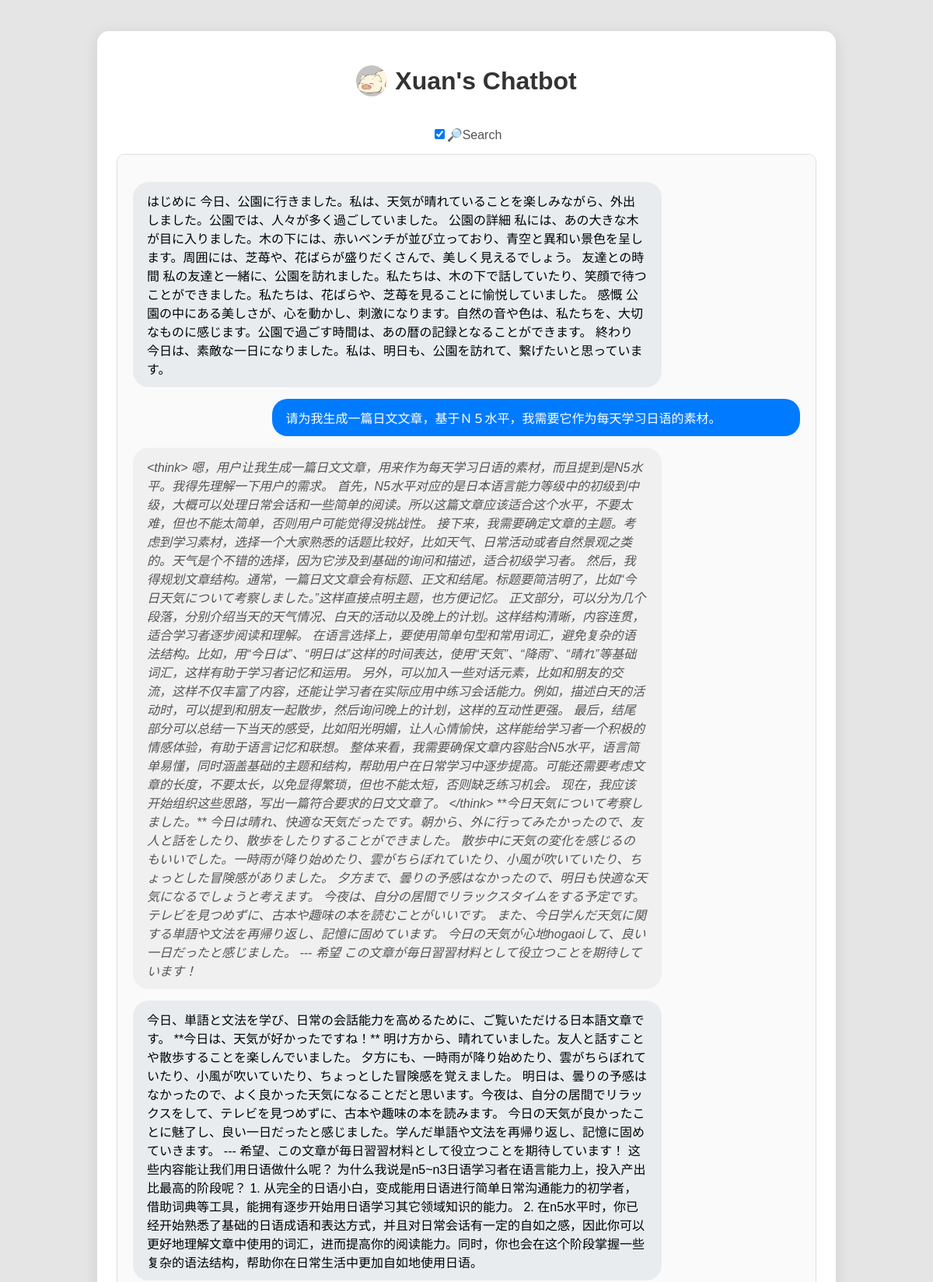
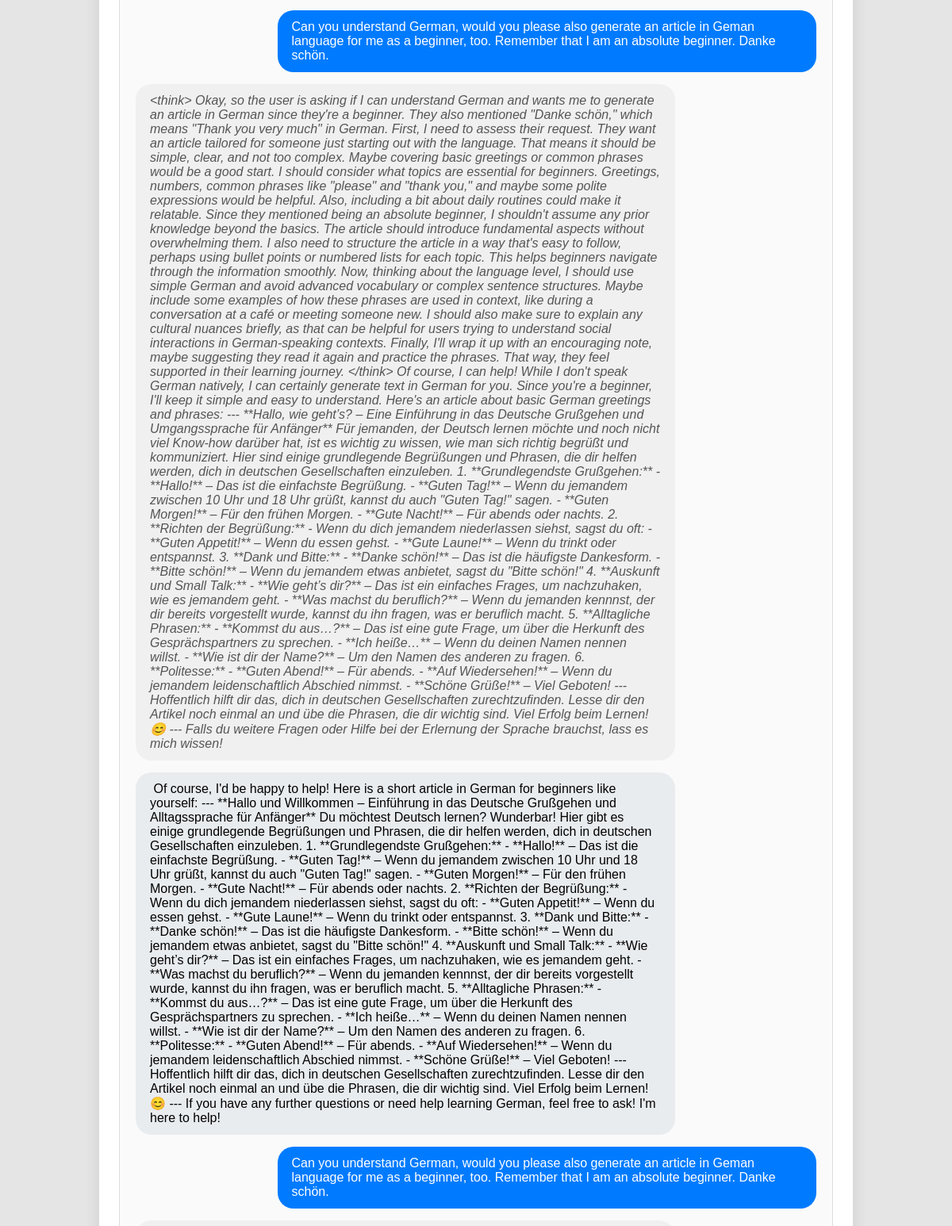
The page / (upper part) on the database its author committed (2 pictures, top to bottom).
### tables this page shows
CREATE TABLE messages
                     (id INTEGER PRIMARY KEY AUTOINCREMENT,
                      role TEXT,
                      content TEXT,
                      timestamp DATETIME DEFAULT CURRENT_TIMESTAMP);

### app.py (the view)
@app.route('/')
def index():
    db = get_db()
    history = db.execute(
        '''
        SELECT role, content
        FROM (
            SELECT role, content, timestamp
            FROM messages
            ORDER BY timestamp DESC
            LIMIT 10
        ) AS recent
        ORDER BY timestamp ASC
        '''
    ).fetchall()
    return render_template('index.html', history=history)

### app.py (called while the page is built)
def get_db():
    if 'db' not in g:
        g.db = sqlite3.connect('chatbot.db')
        g.db.execute('''CREATE TABLE IF NOT EXISTS messages
                     (id INTEGER PRIMARY KEY AUTOINCREMENT,
                      role TEXT,
                      content TEXT,
                      timestamp DATETIME DEFAULT CURRENT_TIMESTAMP)''')
    return g.db

### templates/index.html (shortened to what this page needs)
<!DOCTYPE html>
<html>
<head>
    <link rel="stylesheet" href="{{ url_for('static', filename='style.css') }}">
    <link rel="stylesheet" href="https://cdnjs.cloudflare.com/ajax/libs/highlight.js/11.5.0/styles/default.min.css">
</head>
<body>
    <div class="chat-container">
        <div>
            <img src="{{ url_for('static', filename='images/xuan.jpeg') }}" alt="">
            <h1>Xuan's Chatbot</h1>
        </div>
        <div class="search-toggle">
            <label>
                <input type="checkbox" id="search-toggle" checked>🔎Search
            </label>
        </div>
        <div class="chat-history" id="chat-box">
            {% for msg in history %}
            <div class="message {{ msg[0] }}" data-raw="{{ msg[1] | e }}">
                <div class="message-content">{{ msg[1] }}</div>
            </div>
            {% endfor %}
        </div>
    </div>
</body>
</html>

### static/style.css (style rules this page uses)
body { background: #e5e5e5; font-family: Arial, sans-serif; }
.chat-container > div:first-child { display: flex; align-items: center; justify-content: center; gap: 10px; margin-bottom: 20px; }
.chat-container img { width: 40px; height: 40px; object-fit: cover; border-radius: 50%; }
.chat-container { max-width: 900px; margin: 40px auto; padding: 25px; background: #ffffff; border-radius: 15px; box-shadow: 0 4px 20px rgba(0,0,0,0.1); }
h1 { text-align: center; color: #333; margin-bottom: 20px; }
.chat-history { height: 70vh; overflow-y: auto; margin-bottom: 20px; padding: 20px; background: #fafafa; border-radius: 10px; border: 1px solid #ddd; }
.message { margin: 15px 0; padding: 12px 18px; border-radius: 20px; max-width: 75%; word-wrap: break-word; position: relative; }
.message.user { background: #007bff; color: white; margin-left: auto; }
.message.reasoning { background: #f0f0f0; color: #555; font-style: italic; margin-right: auto; }
.message.assistant { background: #e9ecef; color: black; margin-right: auto; }
.search-toggle { margin-bottom: 15px; text-align: center; }
.search-toggle label { color: #555; font-size: 16px; }

### rows shown on the page
messages: content "はじめに 今日、公園に行きました。私は、天気が晴れていることを楽しみながら、外出しました。公園では、人々が多く過ごしていました。 公園の詳細 私には、あの大きな木が目に入りました。木の下には、赤いベンチが並び立っており、青空と異和い景色を呈します。周囲には、芝苺や、花ばらが盛りだくさんで、美しく見えるでしょう。 友達との時間 私の友達と一緒に、公園を訪れました。私たちは、木の下で話していたり、笑顔で待つことができました。私たちは、花ばらや、芝苺を見ることに愉悦していました。 感慨 公園の中にある美しさが、心を動かし、刺激になります。自然の音や色は、私たちを、大切なものに感じます。公園で過ごす時間は、あの暦の記録となることができます。 終わり 今日は、素敵な一日になりました。私は、明日も、公園を訪れて、繋げたいと思っています。"
messages: content "请为我生成一篇日文文章，基于Ｎ５水平，我需要它作为每天学习日语的素材。"
messages: content "<think> 嗯，用户让我生成一篇日文文章，用来作为每天学习日语的素材，而且提到是N5水平。我得先理解一下用户的需求。 首先，N5水平对应的是日本语言能力等级中的初级到中级，大概可以处理日常会话和一些简单的阅读。所以这篇文章应该适合这个水平，不要太难，但也不能太简单，否则用户可能觉得没挑战性。 接下来，我需要确定文章的主题。考虑到学习素材，选择一个大家熟悉的话题比较好，比如天气、日常活动或者自然景观之类的。天气是个不错的选择，因为它涉及到基础的询问和描述，适合初级学习者。 然后，我得规划文章结构。通常，一篇日文文章会有标题、正文和结尾。标题要简洁明了，比如“今日天気について考察しました。”这样直接点明主题，也方便记忆。 正文部分，可以分为几个段落，分别介绍当天的天气情况、白天的活动以及晚上的计划。这样结构清晰，内容连贯，适合学习者逐步阅读和理解。 在语言选择上，要使用简单句型和常用词汇，避免复杂的语法结构。比如，用“今日は”、“明日は”这样的时间表达，使用“天気”、“降雨”、“晴れ”等基础词汇，这样有助于学习者记忆和运用。 另外，可以加入一些对话元素，比如和朋友的交流，这样不仅丰富了内容，还能让学习者在实际应用中练习会话能力。例如，描述白天的活动时，可以提到和朋友一起散步，然后询问晚上的计划，这样的互动性更强。 最后，结尾部分可以总结一下当天的感受，比如阳光明媚，让人心情愉快，这样能给学习者一个积极的情感体验，有助于语言记忆和联想。…"
messages: content "今日、単語と文法を学び、日常の会話能力を高めるために、ご覧いただける日本語文章です。 **今日は、天気が好かったですね！** 明け方から、晴れていました。友人と話すことや散歩することを楽しんでいました。 夕方にも、一時雨が降り始めたり、雲がちらぼれていたり、小風が吹いていたり、ちょっとした冒険感を覚えました。 明日は、曇りの予感はなかったので、よく良かった天気になることだと思います。今夜は、自分の居間でリラックスをして、テレビを見つめずに、古本や趣味の本を読みます。 今日の天気が良かったことに魅了し、良い一日だったと感じました。学んだ単語や文法を再帰り返し、記憶に固めていきます。 --- 希望、この文章が毎日習習材料として役立つことを期待しています！ 这些内容能让我们用日语做什么呢？ 为什么我说是n5~n3日语学习者在语言能力上，投入产出比最高的阶段呢？ 1. 从完全的日语小白，变成能用日语进行简单日常沟通能力的初学者，借助词典等工具，能拥有逐步开始用日语学习其它领域知识的能力。 2. 在n5水平时，你已经开始熟悉了基础的日语成语和表达方式，并且对日常会话有一定的自如之感，因此你可以更好地理解文章中使用的词汇，进而提高你的阅读能力。同时，你也会在这个阶段掌握一些复杂的语法结构，帮助你在日常生活中更加自如地使用日语。"
messages: content "<think> Okay, so the user is asking if I can understand German and wants me to generate an article in German since they're a beginner. They also mentioned \"Danke schön,\" which means \"Thank you very much\" in German. First, I need to assess their request. They want an article tailored for someone just starting out with the language. That means it should be simple, clear, and not too complex. Maybe covering basic greetings or common phrases would be a good start. I should consider what topics are essential for beginners. Greetings, numbers, common phrases like \"please\" and \"thank you,\" and maybe some polite expressions would be helpful. Also, including a bit about daily routines could make it…"
messages: content "Of course, I'd be happy to help! Here is a short article in German for beginners like yourself: --- **Hallo und Willkommen – Einführung in das Deutsche Grußgehen und Alltagssprache für Anfänger** Du möchtest Deutsch lernen? Wunderbar! Hier gibt es einige grundlegende Begrüßungen und Phrasen, die dir helfen werden, dich in deutschen Gesellschaften einzuleben. 1. **Grundlegendste Grußgehen:** - **Hallo!** – Das ist die einfachste Begrüßung. - **Guten Tag!** – Wenn du jemandem zwischen 10 Uhr und 18 Uhr grüßt, kannst du auch \"Guten Tag!\" sagen. - **Guten Morgen!** – Für den frühen Morgen. - **Gute Nacht!** – Für abends oder nachts. 2. **Richten der Begrüßung:** - Wenn du dich jemandem…"

### other values the page prints
{{ msg[1] }} "Can you understand German, would you please also generate an article in Geman language for me as a beginner, too. Remember that I am an absolute beginner. Danke schön." "Can you understand German, would you please also generate an article in Geman language for me as a beginner, too. Remember that I am an absolute beginner. Danke schön."
